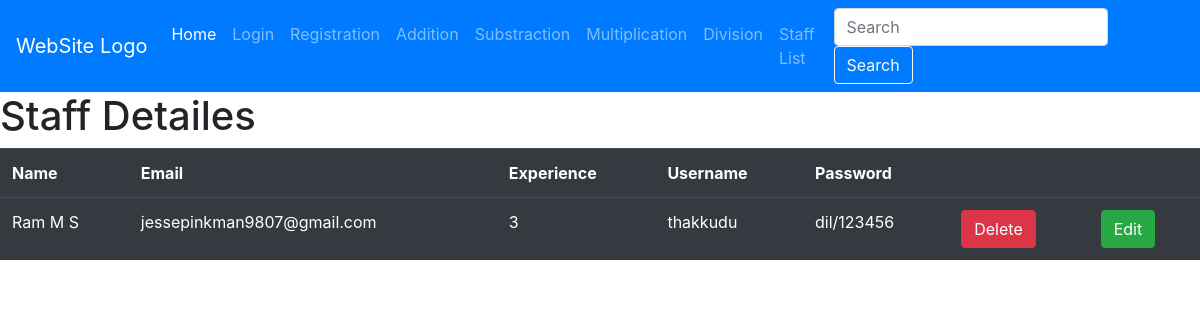
The app's page /account/staff/, older data.
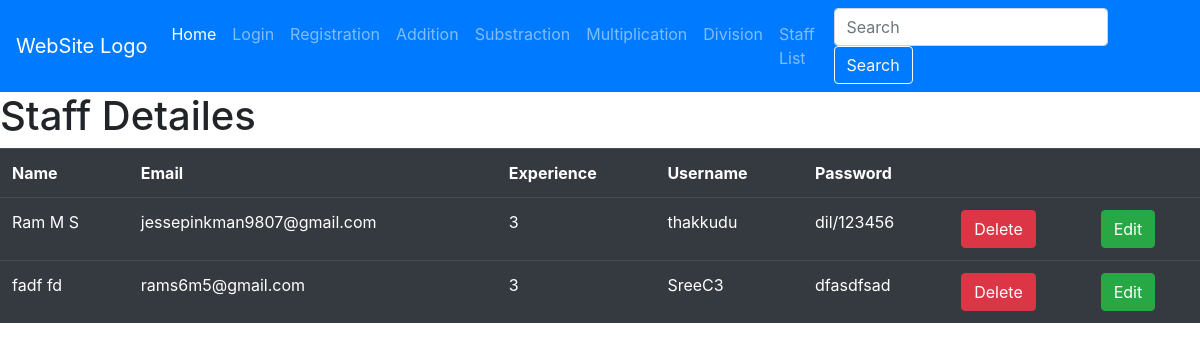
The same page, newer data.
### account/models.py (models this page shows, shortened)
class Staff(models.Model):
    first=models.CharField(max_length=100)
    last=models.CharField(max_length=100)
    mail=models.EmailField()
    exp=models.IntegerField()
    username=models.CharField(max_length=100)
    password=models.CharField(max_length=100)

### account/views.py (the view)
# urls.py: path('staff/',StaffView.as_view(),name="Staff"),
class StaffView(View):
    def get (self,req,*args,**kwargs):
        res=Staff.objects.all()
        return render (req,"Staff list.html",{"data":res})

### account/templates/Staff list.html (shortened to what this page needs)
{% extends 'nav.html' %}
{% block nav %}
<h1 class="">Staff Detailes</h1>
<table class="table table-dark">
    <tr>
        <th> Name</th>
        <th> Email</th>
        <th> Experience</th>
        <th> Username</th>
        <th> Password</th>
        <th></th>
        <th></th>
    </tr>
    {% for i in data %}
    <tr>
        <td>{{i.first}} {{i.last}}</td>
        <td>{{i.mail}}</td>
        <td>{{i.exp}}</td>
        <td>{{i.username}}</td>
        <td>{{i.password}}</td>
        <td> <a href="{% url 'DelStaff' i.id %}" class="btn btn-danger">Delete</a> </td>
        <td> <a href="{% url 'EditStaff' i.id %}" class="btn btn-success"> Edit </a> </td>
    </tr>
    {% endfor %}
{% endblock nav %}

Row changes from the older to the newer data that the page shows:
added Staff: first "fadf", last "fd", mail "rams6m5@gmail.com", exp "3", username "SreeC3", password "dfasdfsad"
